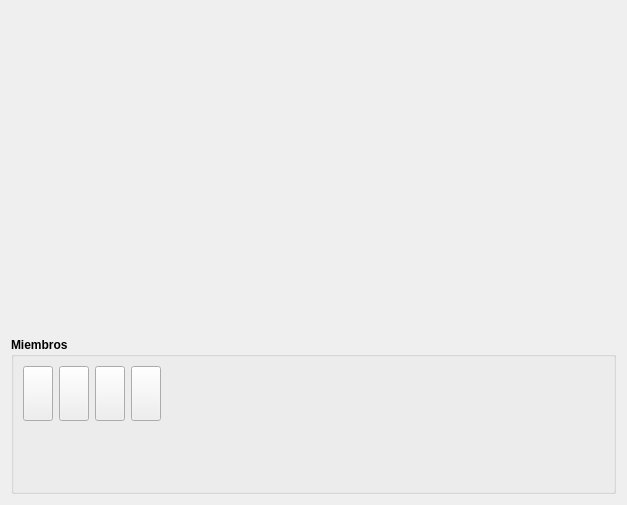
<?xml version="1.0" encoding="UTF-8"?>
<ui version="4.0">
 <class>formGroups</class>
 <widget class="QWidget" name="formGroups">
  <property name="geometry">
   <rect>
    <x>0</x>
    <y>0</y>
    <width>627</width>
    <height>505</height>
   </rect>
  </property>
  <property name="windowTitle">
   <string>Form</string>
  </property>
  <layout class="QVBoxLayout" name="verticalLayout_2">
   <item>
    <layout class="QHBoxLayout" name="horizontalLayout">
     <item>
      <widget class="FLFieldDB" name="fdbIdGroup">
       <property name="fieldName">
        <string>idgroup</string>
       </property>
      </widget>
     </item>
     <item>
      <spacer name="horizontalSpacer">
       <property name="orientation">
        <enum>Qt::Horizontal</enum>
       </property>
       <property name="sizeHint" stdset="0">
        <size>
         <width>298</width>
         <height>20</height>
        </size>
       </property>
      </spacer>
     </item>
    </layout>
   </item>
   <item>
    <widget class="FLFieldDB" name="fdbDescripcion">
     <property name="fieldName">
      <string>descripcion</string>
     </property>
    </widget>
   </item>
   <item>
    <widget class="QGroupBox" name="gbxMiembros">
     <property name="font">
      <font>
       <weight>75</weight>
       <bold>true</bold>
      </font>
     </property>
     <property name="title">
      <string>Miembros</string>
     </property>
     <layout class="QVBoxLayout" name="verticalLayout">
      <item>
       <layout class="QHBoxLayout" name="horizontalLayout_2">
        <item>
         <widget class="QToolButton" name="toolButtonInsert">
          <property name="enabled">
           <bool>true</bool>
          </property>
          <property name="sizePolicy">
           <sizepolicy hsizetype="Minimum" vsizetype="Minimum">
            <horstretch>0</horstretch>
            <verstretch>0</verstretch>
           </sizepolicy>
          </property>
          <property name="minimumSize">
           <size>
            <width>30</width>
            <height>30</height>
           </size>
          </property>
          <property name="text">
           <string/>
          </property>
          <property name="icon">
           <iconset>../../core/images/icons/insert.png</iconset>
          </property>
          <property name="iconSize">
           <size>
            <width>20</width>
            <height>20</height>
           </size>
          </property>
          <property name="popupMode">
           <enum>QToolButton::DelayedPopup</enum>
          </property>
         </widget>
        </item>
        <item>
         <widget class="QToolButton" name="toolButtonEdit">
          <property name="sizePolicy">
           <sizepolicy hsizetype="Minimum" vsizetype="Minimum">
            <horstretch>0</horstretch>
            <verstretch>0</verstretch>
           </sizepolicy>
          </property>
          <property name="minimumSize">
           <size>
            <width>30</width>
            <height>30</height>
           </size>
          </property>
          <property name="text">
           <string/>
          </property>
          <property name="icon">
           <iconset>../../core/images/icons/edit.png</iconset>
          </property>
          <property name="iconSize">
           <size>
            <width>20</width>
            <height>20</height>
           </size>
          </property>
         </widget>
        </item>
        <item>
         <widget class="QToolButton" name="toolButtonDelete">
          <property name="sizePolicy">
           <sizepolicy hsizetype="Minimum" vsizetype="Minimum">
            <horstretch>0</horstretch>
            <verstretch>0</verstretch>
           </sizepolicy>
          </property>
          <property name="minimumSize">
           <size>
            <width>30</width>
            <height>30</height>
           </size>
          </property>
          <property name="text">
           <string/>
          </property>
          <property name="icon">
           <iconset>../../core/images/icons/delete.png</iconset>
          </property>
          <property name="iconSize">
           <size>
            <width>20</width>
            <height>20</height>
           </size>
          </property>
         </widget>
        </item>
        <item>
         <widget class="QToolButton" name="toolButtonZoom">
          <property name="sizePolicy">
           <sizepolicy hsizetype="Minimum" vsizetype="Minimum">
            <horstretch>0</horstretch>
            <verstretch>0</verstretch>
           </sizepolicy>
          </property>
          <property name="minimumSize">
           <size>
            <width>30</width>
            <height>30</height>
           </size>
          </property>
          <property name="text">
           <string/>
          </property>
          <property name="icon">
           <iconset>../../core/images/icons/zoom.png</iconset>
          </property>
          <property name="iconSize">
           <size>
            <width>20</width>
            <height>20</height>
           </size>
          </property>
          <property name="autoExclusive">
           <bool>false</bool>
          </property>
          <property name="toolButtonStyle">
           <enum>Qt::ToolButtonIconOnly</enum>
          </property>
         </widget>
        </item>
        <item>
         <spacer name="Spacer2">
          <property name="orientation">
           <enum>Qt::Horizontal</enum>
          </property>
          <property name="sizeHint" stdset="0">
           <size>
            <width>40</width>
            <height>20</height>
           </size>
          </property>
         </spacer>
        </item>
       </layout>
      </item>
      <item>
       <widget class="FLTableDB" name="tdbUsers">
        <property name="font">
         <font>
          <weight>50</weight>
          <bold>false</bold>
         </font>
        </property>
        <property name="tableName">
         <string>flusers</string>
        </property>
        <property name="foreignField">
         <string>idgroup</string>
        </property>
        <property name="fieldRelation">
         <string>idgroup</string>
        </property>
       </widget>
      </item>
     </layout>
    </widget>
   </item>
  </layout>
 </widget>
 <customwidgets>
  <customwidget>
   <class>FLFieldDB</class>
   <extends>QWidget</extends>
   <header>flfielddb</header>
  </customwidget>
  <customwidget>
   <class>FLTableDB</class>
   <extends>QWidget</extends>
   <header>fltabledb</header>
  </customwidget>
 </customwidgets>
 <resources/>
 <connections>
  <connection>
   <sender>toolButtonInsert</sender>
   <signal>clicked()</signal>
   <receiver>tdbUsers</receiver>
   <slot>insertRecord()</slot>
   <hints>
    <hint type="sourcelabel">
     <x>36</x>
     <y>114</y>
    </hint>
    <hint type="destinationlabel">
     <x>313</x>
     <y>310</y>
    </hint>
   </hints>
  </connection>
  <connection>
   <sender>toolButtonEdit</sender>
   <signal>clicked()</signal>
   <receiver>tdbUsers</receiver>
   <slot>editRecord()</slot>
   <hints>
    <hint type="sourcelabel">
     <x>72</x>
     <y>114</y>
    </hint>
    <hint type="destinationlabel">
     <x>313</x>
     <y>310</y>
    </hint>
   </hints>
  </connection>
  <connection>
   <sender>toolButtonDelete</sender>
   <signal>clicked()</signal>
   <receiver>tdbUsers</receiver>
   <slot>deleteRecord()</slot>
   <hints>
    <hint type="sourcelabel">
     <x>108</x>
     <y>114</y>
    </hint>
    <hint type="destinationlabel">
     <x>313</x>
     <y>310</y>
    </hint>
   </hints>
  </connection>
  <connection>
   <sender>toolButtonZoom</sender>
   <signal>clicked()</signal>
   <receiver>tdbUsers</receiver>
   <slot>browseRecord()</slot>
   <hints>
    <hint type="sourcelabel">
     <x>144</x>
     <y>114</y>
    </hint>
    <hint type="destinationlabel">
     <x>313</x>
     <y>310</y>
    </hint>
   </hints>
  </connection>
 </connections>
</ui>
